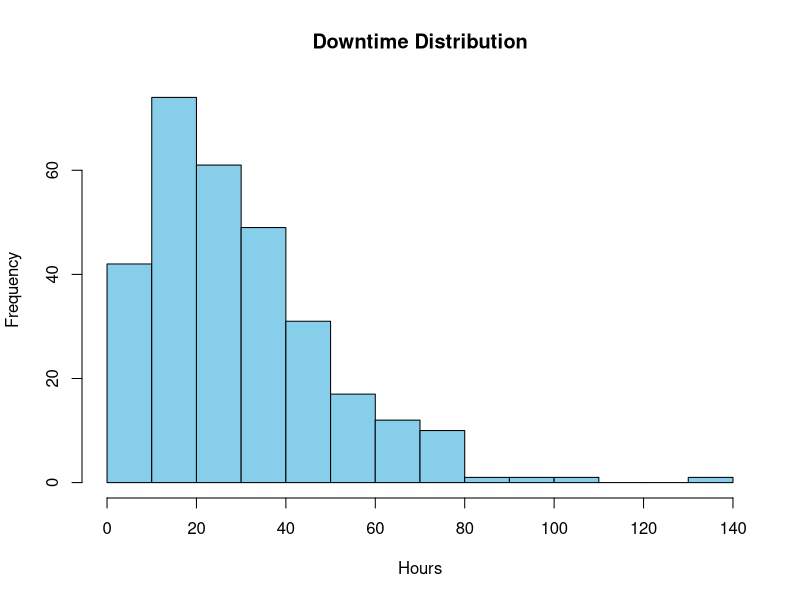
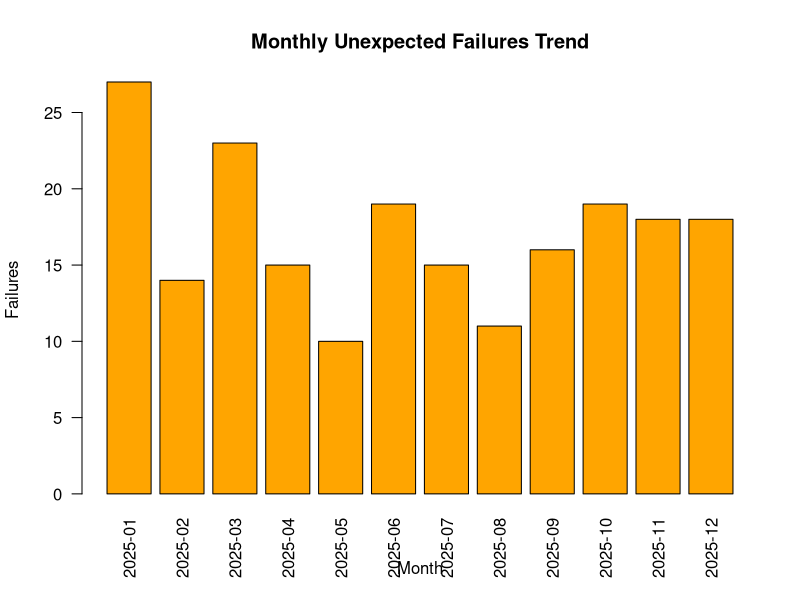

Recreate these plots in R, in order.
## ---- chunk 1
df <- read.csv("data/equipment_data.csv")
head(df, 3)
## ---- chunk 2
summary(df$downtime_hours)
hist(df$downtime_hours, main="Downtime Distribution", col="skyblue", xlab="Hours")
## ---- chunk 3
t.test(downtime_hours ~ usage_category, data = df)
## ---- chunk 4
model <- glm(unexpected_failure ~ device_age_years + operating_hours + last_service_months_ago, 
             data = df, family = binomial)
summary(model)

# Classification Accuracy Metrics
df$pred_prob <- predict(model, type = "response")
df$pred_class <- ifelse(df$pred_prob > 0.5, 1, 0)
conf_matrix <- table(Predicted = df$pred_class, Actual = df$unexpected_failure)
print(conf_matrix)

accuracy <- sum(diag(conf_matrix)) / sum(conf_matrix)
cat("Model Classification Accuracy:", round(accuracy * 100, 2), "%\n")
## ---- chunk 5
colSums(is.na(df))
## ---- chunk 6
df$risk <- predict(model, type = "response")
head(df[order(-df$risk), c("device_id", "device_type", "risk")], 10)
## ---- chunk 7
df$month <- format(as.Date(df$log_date), "%Y-%m")
monthly_trend <- aggregate(unexpected_failure ~ month, data = df, FUN = sum)
print(monthly_trend)

barplot(monthly_trend$unexpected_failure, names.arg = monthly_trend$month, 
        col = "orange", main = "Monthly Unexpected Failures Trend", 
        xlab = "Month", ylab = "Failures", las = 2)
